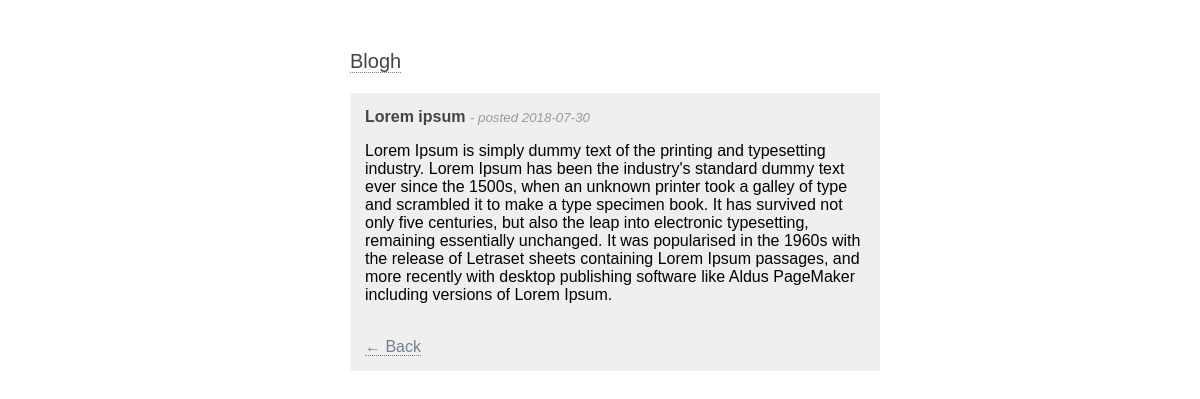
The page /article.php?id=11 on the database its author committed.
### tables this page shows
CREATE TABLE `articles` (
  `article_id` int(11) NOT NULL,
  `article_title` varchar(255) NOT NULL,
  `article_content` text NOT NULL,
  `article_timestamp` int(11) NOT NULL
);

### includes/article.php (called while the page is built, shortened)
<?php
class Article {
    public function fetch_data($article_id){
        global $pdo;
        $query = $pdo->prepare("SELECT * FROM articles WHERE article_id = ?");
        $query->bindValue(1, $article_id);
        $query->execute();
        return $query->fetch();
    }
}

### article.php (the view, shortened to what this page needs)
<?php
include_once('includes/connection.php');
include_once('includes/article.php');
$article = new Article();
if (isset($_GET['id'])) {
    $id = $_GET['id'];
    $data = $article->fetch_data($id);
    ?>
    <html>
    <head>
        <link rel="stylesheet" href="assets/style.css"/>
    </head>
    <body>
    <div class="container">
        <a href="index.php" id="logo">Blogh</a>
        <div class="content">
            <h4>
                <?php echo $data['article_title']; ?>
            </h4>
                <small>
                   - posted <?php echo date('Y-m-d', $data['article_timestamp']); ?>
                </small>
            <p>
                <?php echo $data['article_content']; ?>
            </p>
            <br>
            <a href="index.php">&larr; Back</a>
        </div>
    </div>
    </body>
    </html>
    <?php
} else {
    header('Location: index.php');
    exit();
}
?>

### assets/style.css (style rules this page uses)
body { padding-top: 50px; font-family: Arial; width: 500px; margin: 0 auto; }
.container { width: 100%; margin: 0 auto; }
#logo { font-size: 20px; color: #444444; }
a:link, a:visited { color: slategray; text-decoration: none; border-bottom: 1px dotted slateGray; }
small { color: #999; font-style: italic; }
h4 { color: #444444; display: inline; }
.content { margin: 20px 0; width: 100%; background-color: #efefef; padding: 15px; }

### rows shown on the page
articles: article_title "Lorem ipsum", article_timestamp "2018-07-30", article_content "Lorem Ipsum is simply dummy text of the printing and typesetting industry. Lorem Ipsum has been the industry's standard dummy text ever since the 1500s, when an unknown printer took a galley of type and scrambled it to make a type specimen book. It has survived not only five centuries, but also the leap into electronic typesetting, remaining essentially unchanged. It was popularised in the 1960s with the release of Letraset sheets containing Lorem Ipsum passages, and more recently with desktop publishing software like Aldus PageMaker including versions of Lorem Ipsum."
